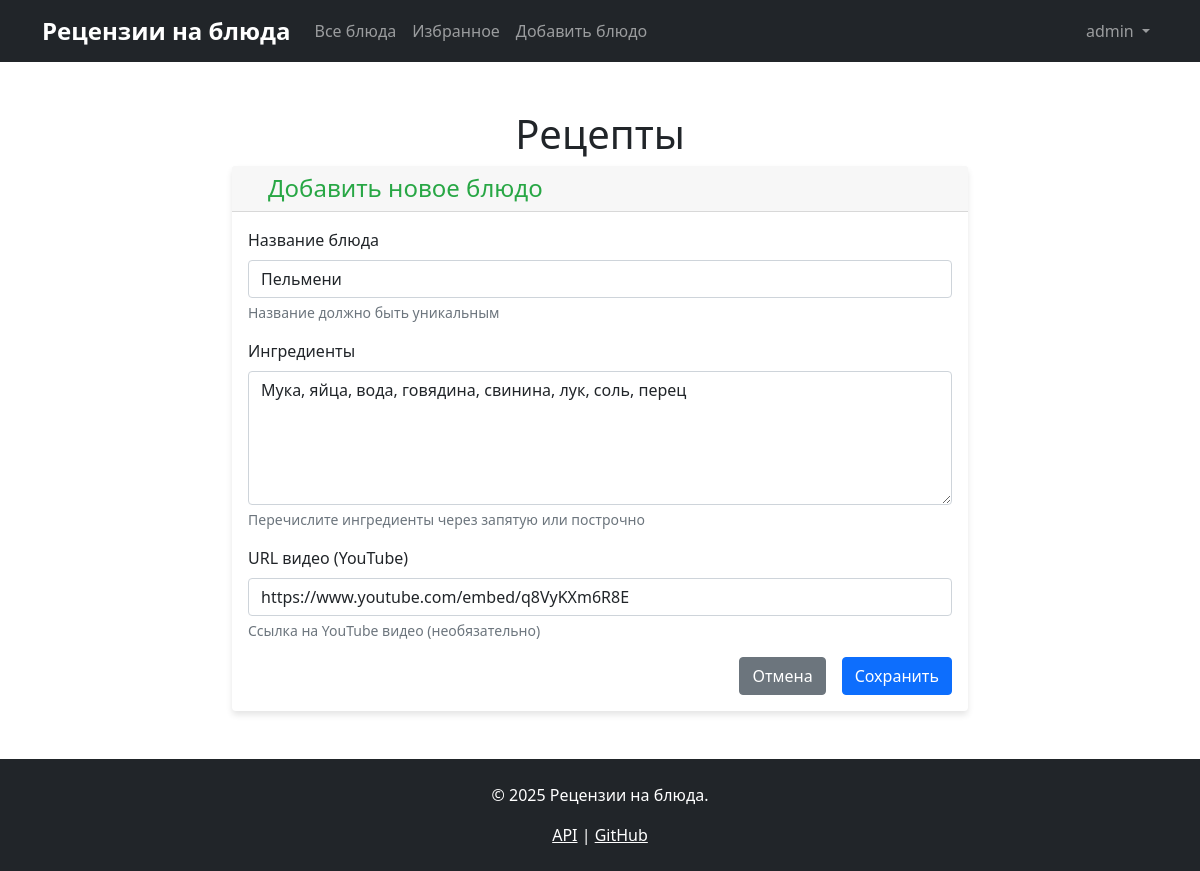
Page /dishes/4/edit (signed in) on the earlier database version.
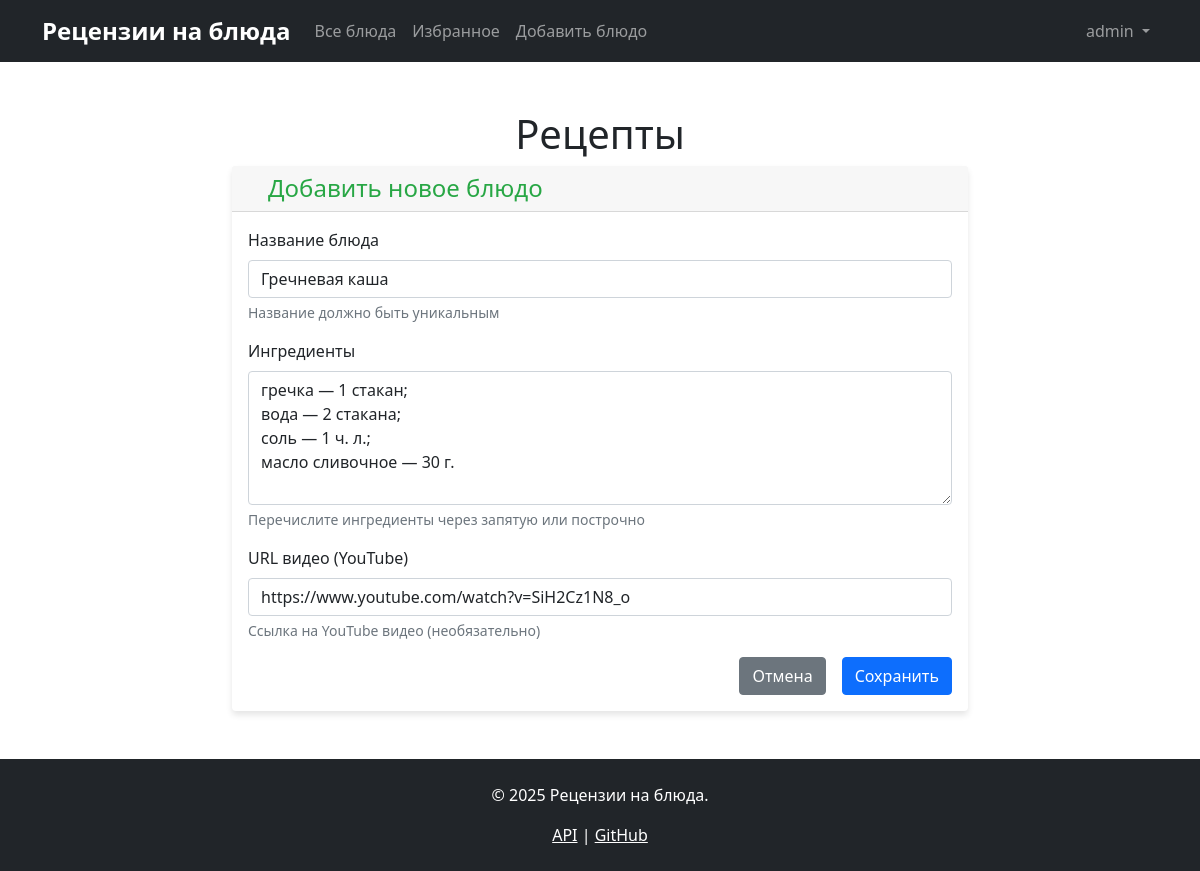
Same page on the later database version.
### data/dishes.py (models this page shows, shortened)
class Dish(SqlAlchemyBase, SerializerMixin):
    __tablename__ = 'dishes'
    id = sqlalchemy.Column(sqlalchemy.Integer,
                           primary_key=True, autoincrement=True)
    name = sqlalchemy.Column(sqlalchemy.String, nullable=True, unique=True)
    ingredients = sqlalchemy.Column(sqlalchemy.Text, nullable=True)
    url = sqlalchemy.Column(sqlalchemy.String, nullable=True)
    author_id = sqlalchemy.Column(sqlalchemy.Integer,
                                  sqlalchemy.ForeignKey("users.id"),
                                  nullable=True)
    ratings = orm.relationship("DishRating", back_populates='dish')
    favourites = orm.relationship("Favourite", back_populates='dish')
    author = orm.relationship('User', backref='created_dishes')

### blueprints/dishes.py (the view, shortened to what this page needs)
@dishes_bp.route('/dishes/<int:dish_id>/edit', methods=['GET', 'POST'])
@login_required
def edit_dish(dish_id):
    session = db_session.create_session()
    dish = session.query(Dish).get(dish_id)
    if not dish:
        flash('Блюдо не найдено', 'danger')
        session.close()
        return redirect(url_for('dishes.dishes_list'))
    if not can_edit_dish(dish, current_user):
        flash('У вас нет прав для редактирования этого блюда', 'danger')
        session.close()
        return redirect(url_for('dishes.dishes_list', dish_id=dish_id))
    form = AddDishForm()
    if request.method == 'GET':
        form.name.data = dish.name
        form.ingredients.data = dish.ingredients
        form.url.data = dish.url
    session.close()
    return render_template('add_dish.html',
                           title='Редактировать блюдо1',
                           form=form,
                           get_navbar=get_navbar(),
                           get_footer=get_footer())

### forms/dish.py (shortened to what this page needs)
class AddDishForm(FlaskForm):
    name = StringField('Название блюда', validators=[DataRequired()])
    ingredients = TextAreaField('Ингредиенты', validators=[DataRequired()])
    url = StringField('URL видео (YouTube)',
                      validators=[Optional(), URL(message='Пожалуйста, введите корректную ссылку на YouTube видео')])
    submit = SubmitField('Сохранить')

### app.py (called while the page is built)
def get_footer():
    return '''<footer class="bg-dark text-white py-4 mt-5">
        <div class="container text-center">
            <p>&copy; 2025 Рецензии на блюда.</p>
            <p class="mb-0">
                <a href="/api/dishes" class="text-white">API</a> |
                <a href="https://github.com" class="text-white">GitHub</a>
            </p>
        </div>
    </footer>'''

@login_manager.user_loader
def load_user(user_id):
    session = db_session.create_session()
    return session.query(User).get(int(user_id))

### blueprints/dishes.py (called while the page is built)
def can_edit_dish(dish, user):
    if not user.is_authenticated:
        return False
    if user.id == 1:
        return True
    if dish.author_id == user.id:
        return True
    return False

def get_navbar():
    from app import get_navbar as app_get_navbar
    return app_get_navbar()

### templates/add_dish.html (shortened to what this page needs)
{% extends "base.html" %}
{% block content %}
<div class="row justify-content-center">
    <div class="col-md-8">
        <div class="card">
            <div class="card-header">
                <h4 class="mb-0"> Добавить новое блюдо</h4>
            </div>
            <div class="card-body">
                <form method="POST">
                    <div class="mb-3">
                        {{ form.name.label(class="form-label") }}
                        {{ form.name(class="form-control" + (" is-invalid" if form.name.errors else "")) }}
                        <div class="form-text">Название должно быть уникальным</div>
                    </div>
                    <div class="mb-3">
                        {{ form.ingredients.label(class="form-label") }}
                        {{ form.ingredients(class="form-control" + (" is-invalid" if form.ingredients.errors else ""), rows=5) }}
                        <div class="form-text">Перечислите ингредиенты через запятую или построчно</div>
                    </div>
                    <div class="mb-3">
                        {{ form.url.label(class="form-label") }}
                        {{ form.url(class="form-control" + (" is-invalid" if form.url.errors else "")) }}
                        <div class="form-text">Ссылка на YouTube видео (необязательно)</div>
                    </div>
                    <div class="d-grid gap-2 d-md-flex justify-content-md-end">
                        <a href="{{ url_for('dishes.dishes_list') }}" class="btn btn-secondary me-md-2">Отмена</a>
                        {{ form.submit(class="btn btn-primary") }}
                    </div>
                </form>
            </div>
        </div>
    </div>
</div>
{% endblock %}

Differences in the rows shown:
changed Dish: name "Пельмени" → "Гречневая каша"; ingredients "Мука, яйца, вода, говядина, свинина, лук, соль, перец" → "гречка — 1 стакан; вода — 2 стакана; соль — 1 ч. л.; масло сливочное — 30 г."; url "https://www.youtube.com/embed/q8VyKXm6R8E" → "https://www.youtube.com/watch?v=SiH2Cz1N8_o"
